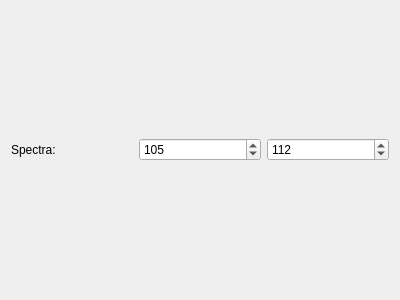
<?xml version="1.0" encoding="UTF-8"?>
<ui version="4.0">
 <class>DiffractionScan</class>
 <widget class="QWidget" name="DiffractionScan">
  <property name="geometry">
   <rect>
    <x>0</x>
    <y>0</y>
    <width>400</width>
    <height>300</height>
   </rect>
  </property>
  <property name="windowTitle">
   <string>Form</string>
  </property>
  <layout class="QHBoxLayout" name="horizontalLayout">
   <item>
    <widget class="QLabel" name="lb_spectra">
     <property name="text">
      <string>Spectra:</string>
     </property>
    </widget>
   </item>
   <item>
    <widget class="QSpinBox" name="sb_spectraMin">
     <property name="maximum">
      <number>500</number>
     </property>
     <property name="value">
      <number>105</number>
     </property>
    </widget>
   </item>
   <item>
    <widget class="QSpinBox" name="sb_spectraMax">
     <property name="maximum">
      <number>500</number>
     </property>
     <property name="value">
      <number>112</number>
     </property>
    </widget>
   </item>
  </layout>
 </widget>
 <resources/>
 <connections/>
</ui>
